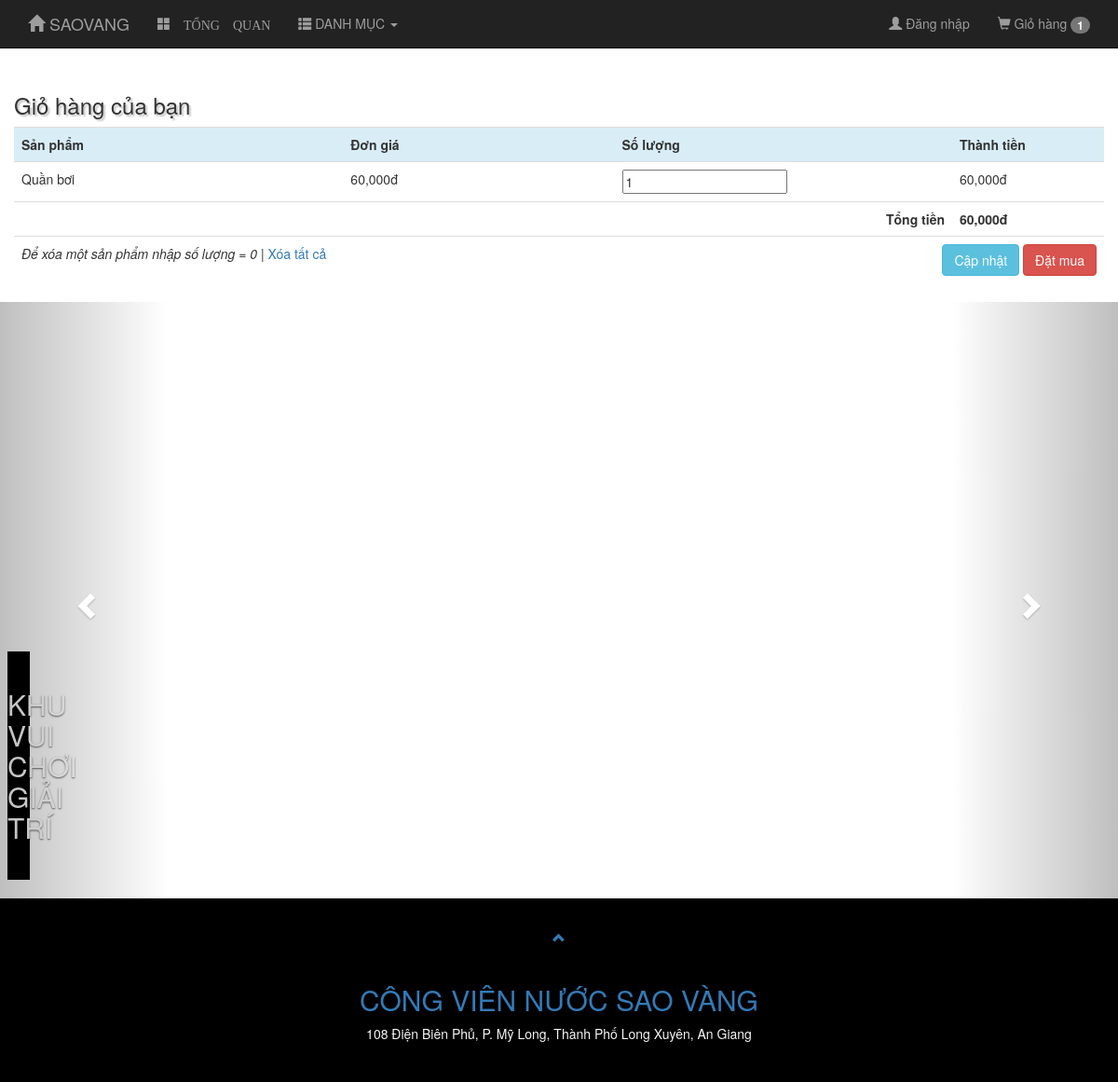
Screenshot of /?action=chovaogio&txtmahang=30&txtsoluong=1 with the database file from the repository.
### tables this page shows
CREATE TABLE `mathang` (
  `id` int(11) NOT NULL,
  `tenmathang` varchar(255) NOT NULL,
  `mota` varchar(255) DEFAULT NULL,
  `gia` int(11) NOT NULL DEFAULT '0',
  `soluongton` int(11) DEFAULT NULL,
  `hinhanh` varchar(255) NOT NULL,
  `danhmuc_id` int(11) NOT NULL,
  `luotxem` int(11) DEFAULT '0'
);

### model/giohang.php (called while the page is built, shortened)
<?php
function laygiohang() {
    $mh = array();
    $mh_db = new MATHANG();
    foreach ($_SESSION['giohang'] as $mahang => $soluong ) {
        $m = $mh_db->laymathangtheoid($mahang);
        $dongia = $m['gia'];
        $solg = intval($soluong);
        $sotien = round($dongia * $soluong, 2);
        $mh[$mahang]['tenhang'] = $m['tenmathang'];
        $mh[$mahang]['giaban'] = $dongia;
        $mh[$mahang]['soluong'] = $solg;
        $mh[$mahang]['sotien'] = $sotien;
    }
    return $mh;
}
function demhangtronggio() {
    return count($_SESSION['giohang']);
}
function tinhtiengiohang () {
    $tong = 0;
    $giohang = laygiohang();
    foreach ($giohang as $mh) {
        $tong += $mh['giaban'] * $mh['soluong'];
    }
    return $tong;
}
?>

### model/mathang.php (called while the page is built, shortened)
<?php
class MATHANG{
    public function laymathangtheoid($id){
        $dbcon = DATABASE::connect();
        try{
            $sql = "SELECT * FROM mathang WHERE id=:id";
            $cmd = $dbcon->prepare($sql);
            $cmd->bindValue(":id", $id);
            $cmd->execute();
            $result = $cmd->fetch();
            return $result;
        }
        catch(PDOException $e){
            $error_message = $e->getMessage();
            echo "<p>Lỗi truy vấn: $error_message</p>";
            exit();
        }
    }
}
?>

### view/top.php (the view, shortened to what this page needs)
<!DOCTYPE html>
<html lang="en">
<head>
  <link rel="stylesheet" href="https://maxcdn.bootstrapcdn.com/bootstrap/3.3.7/css/bootstrap.min.css">
</head>
<body id="abc" data-spy="scroll" data-target=".navbar" data-offset="50" >
<nav class="navbar navbar-inverse navbar-fixed-top">
  <div class="container">
    <div class="navbar-header">
      <a class="navbar-brand" href="index.php"><span class="glyphicon glyphicon-home"></span> SAOVANG</a>
    </div>
    <div class="collapse navbar-collapse" id="myNavbar">
		  <ul class="nav navbar-nav">
			<li><a href="?action=tongquan"><span class="glyphicon glyphicon-th-large"> TỔNG QUAN</span></a></li>
			<li class="nav-item dropdown">
			  <a class="nav-link" href="#" data-toggle="dropdown">
				<span class="glyphicon glyphicon-th-list"></span> DANH MỤC <span class="caret"></span>
			  </a>
		  </ul>
		  <ul class="nav navbar-nav navbar-right">
			<li><a href="admin"><span class="glyphicon glyphicon-user"></span> Đăng nhập</a></li>
			<li><a href="?action=xemgiohang" class="text-warning">
			  <span class="glyphicon glyphicon-shopping-cart"></span> Giỏ hàng
			  <span class="badge">
				<?php
				  echo demhangtronggio();
				?>
			  </span> </a>
			</li>
		  </ul>
    </div>
  </div>
</nav>
<br>

### cart.php (shortened to what this page needs)
<?php include("view/top.php"); ?>
<br><br><br>
<div class="container">
  <div class="row">
    <h3>Giỏ hàng của bạn</h3>
    <?php
    if(demhangtronggio() == 0):
        echo "<p>Không có sản phẩm nào trong giỏ hàng.</p>";
    else:
    ?>
    <form method="post">
    <table class="table table-hover">
    <tr class="info">
    <th>Sản phẩm</th>
    <th>Đơn giá</th>
    <th>Số lượng</th>
    <th>Thành tiền</th>
    </tr>
    <?php foreach($giohang as $mahang => $mh): ?>
    <tr>
    <td><?php echo $mh["tenhang"]; ?></td>
    <td><?php echo number_format($mh["giaban"]) . "đ"; ?></td>
    <td><input type="number" size="3" name="mh[<?php echo $mahang; ?>]" value="<?php echo $mh["soluong"]; ?>">
    </td>
    <td><?php echo number_format($mh["sotien"]) . "đ"; ?></td>
    </tr>
    <?php endforeach; ?>
    <tr>
    <td colspan="3" align="right"><b>Tổng tiền</b></td>
    <td><b><?php echo number_format(tinhtiengiohang()); ?>đ</b></td>
    </tr>
    <tr>
    <td colspan="2" align="left"><i>Để xóa một sản phẩm nhập số lượng = 0</i> |
      <a href="?action=xoagiohang">Xóa tất cả</a></td>
    <td colspan="2" align="right">
      <input class="btn btn-info" type="submit" value="Cập nhật">
      <a class="btn btn-danger" href="index.php?action=datmua">Đặt mua</a>
    </td>
    </tr>
    </table>
    </form>
    <?php endif; ?>
  </div>
</div>
<?php include("view/carousel.php"); ?>
<?php include("view/bottom.php"); ?>

### view/top.php (style rules this page uses)
h3 { text-shadow: 2px 2px 2px silver; }

### rows the page displays
mathang: tenmathang "Quần bơi", gia "60,000", soluong "1"

### other values shown
demhangtronggio() "1"
tinhtiengiohang() "60,000"
